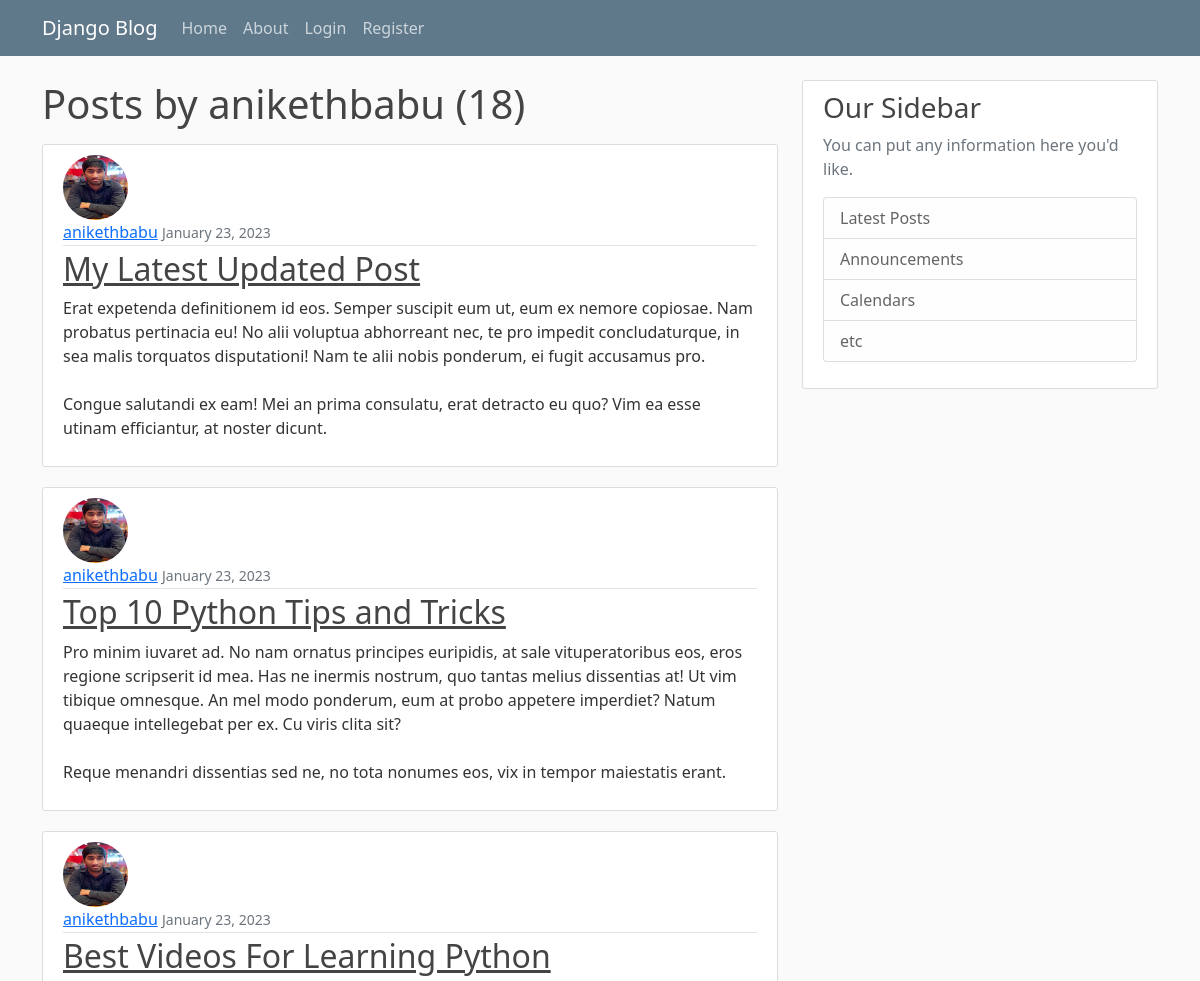
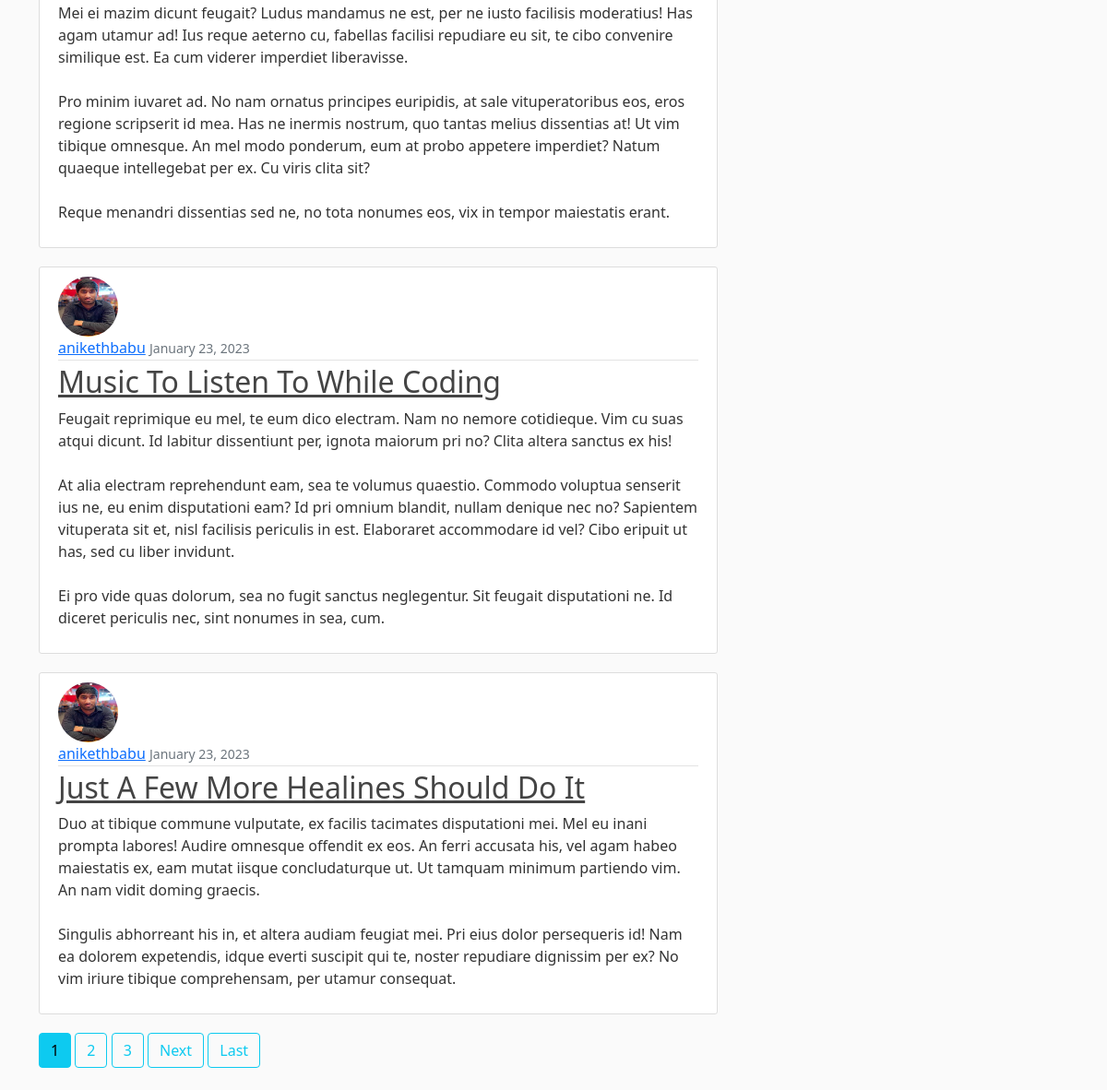
Screenshot of /user/anikethbabu with the database file from the repository (2 pictures, top to bottom).
### blog/models.py (models this page shows, shortened)
class Post(models.Model):
    title = models.CharField(max_length=100)
    content = models.TextField()
    date_posted = models.DateTimeField(default = timezone.now)
    author = models.ForeignKey(User, on_delete = models.CASCADE)

### users/models.py (models this page shows, shortened)
class Profile(models.Model):
    user = models.OneToOneField(User, on_delete=models.CASCADE)
    image = models.ImageField(default='default.jpg', upload_to='profile_pics')

### blog/views.py (the view)
# urls.py: path('user/<str:username>', UserPostListView.as_view(), name='user-posts'),
class UserPostListView(ListView):
    model = Post
    template_name = 'blog/user_posts.html' #<app>/<model>_<viewtype>.html
    context_object_name = 'posts'
    paginate_by = 5
    def get_queryset(self):
        user = get_object_or_404(User, username=self.kwargs.get('username'))
        return Post.objects.filter(author=user).order_by('-date_posted')

### blog/templates/blog/user_posts.html (shortened to what this page needs)
{% extends "blog/base.html"%}
{% block content%}
<h1 class="mb-3">Posts by {{view.kwargs.username}} ({{ page_obj.paginator.count }})</h1>
    {% for post in posts %}
    <article class="media content-section">
        <img class="rounded-circle article-img" src="{{post.author.profile.image.url}}">
        <div class="media-body">
          <div class="article-metadata">
            <a class="mr-2" href="{% url 'user-posts' post.author.username %}">{{ post.author }}</a>
            <small class="text-muted">{{ post.date_posted|date:"F d, Y" }}</small>
          </div>
          <h2><a class="article-title" href="{% url 'post-detail' post.id %}">{{ post.title }}</a></h2>
          <p class="article-content">{{ post.content }}</p>
        </div>
      </article>
    {% endfor%}
    {% if is_paginated %}
      {% for num in page_obj.paginator.page_range %}
        {% if page_obj.number == num %}
          <a class = "btn btn-info mb-4" href="?page={{ num }}">{{ num }}</a>
        {% elif num > page_obj.number|add:'-3' and  num < page_obj.number|add:'3' %}
          <a class = "btn btn-outline-info mb-4" href="?page={{ num }}">{{ num }}</a>
        {% endif %}
      {% endfor %}
      {% if page_obj.has_next %}
        <a class = "btn btn-outline-info mb-4" href="?page={{page_obj.next_page_number}}">Next</a>
        <a class = "btn btn-outline-info mb-4" href="?page={{ page_obj.paginator.num_pages}}">Last</a>
      {% endif %}
    {% endif %}
{% endblock%}

### blog/templates/blog/base.html (shortened to what this page needs)
{% load static %}
<!DOCTYPE html>
<html lang="en">
<head>
 <link href="https://cdn.jsdelivr.net/npm/bootstrap@5.0.2/dist/css/bootstrap.min.css" rel="stylesheet">
 <link rel="stylesheet" href="{% static 'blog/main.css' %}">
</head>
<body>
    <header class="site-header">
        <nav class="navbar navbar-expand-md navbar-dark bg-steel fixed-top">
          <div class="container">
            <a class="navbar-brand mr-4" href="{% url 'blog-home'%}">Django Blog</a>
            <div class="collapse navbar-collapse" id="navbarToggle">
              <div class="navbar-nav mr-auto">
                <a class="nav-item nav-link" href="{% url 'blog-home'%}">Home</a>
                <a class="nav-item nav-link" href="{% url 'blog-about'%}">About</a>
              </div>
              <div class="navbar-nav">
                {% if user.is_authenticated %}
                <a class="nav-item nav-link" href="{% url 'post-create'%}">New Post</a>
                <a class="nav-item nav-link" href="{% url 'profile'%}">Profile</a>
                <a class="nav-item nav-link" href="{% url 'logout'%}">Logout</a>
                {% else %}
                <a class="nav-item nav-link" href="{% url 'login'%}">Login</a>
                <a class="nav-item nav-link" href="{% url 'register'%}">Register</a>
                {% endif %}
              </div>
            </div>
          </div>
        </nav>
      </header>
      <main role="main" class="container">
        <div class="row">
          <div class="col-md-8">
            {% block content %}{% endblock %}
          </div>
          <div class="col-md-4">
            <div class="content-section">
              <h3>Our Sidebar</h3>
              <p class='text-muted'>You can put any information here you'd like.
                <ul class="list-group">
                  <li class="list-group-item list-group-item-light">Latest Posts</li>
                  <li class="list-group-item list-group-item-light">Announcements</li>
                  <li class="list-group-item list-group-item-light">Calendars</li>
                  <li class="list-group-item list-group-item-light">etc</li>
                </ul>
              </p>
            </div>
          </div>
        </div>
      </main>
</body>
</html>

### blog/static/blog/main.css (style rules this page uses)
body { background: #fafafa; color: #333333; margin-top: 5rem; }
h1, h2, h3, h4, h5, h6 { color: #444444; }
ul { margin: 0; }
.bg-steel { background-color: #5f788a; }
.site-header .navbar-nav .nav-link { color: #cbd5db; }
.content-section { background: #ffffff; padding: 10px 20px; border: 1px solid #dddddd; border-radius: 3px; margin-bottom: 20px; }
.article-title { color: #444444; }
.article-content { white-space: pre-line; }
.article-img { height: 65px; width: 65px; margin-right: 16px; }
.article-metadata { padding-bottom: 1px; margin-bottom: 4px; border-bottom: 1px solid #e3e3e3 }

### rows the page displays
Post: author.profile.image (picture), author "anikethbabu", date_posted "January 23, 2023", title "My Latest Updated Post", content "Erat expetenda definitionem id eos. Semper suscipit eum ut, eum ex nemore copiosae. Nam probatus pertinacia eu! No alii voluptua abhorreant nec, te pro impedit concludaturque, in sea malis torquatos disputationi! Nam te alii nobis ponderum, ei fugit accusamus pro. Congue salutandi ex eam! Mei an prima consulatu, erat detracto eu quo? Vim ea esse utinam efficiantur, at noster dicunt."
Post: author.profile.image (picture), author "anikethbabu", date_posted "January 23, 2023", title "Top 10 Python Tips and Tricks", content "Pro minim iuvaret ad. No nam ornatus principes euripidis, at sale vituperatoribus eos, eros regione scripserit id mea. Has ne inermis nostrum, quo tantas melius dissentias at! Ut vim tibique omnesque. An mel modo ponderum, eum at probo appetere imperdiet? Natum quaeque intellegebat per ex. Cu viris clita sit? Reque menandri dissentias sed ne, no tota nonumes eos, vix in tempor maiestatis erant."
Post: author.profile.image (picture), author "anikethbabu", date_posted "January 23, 2023", title "Best Videos For Learning Python", content "Mei ei mazim dicunt feugait? Ludus mandamus ne est, per ne iusto facilisis moderatius! Has agam utamur ad! Ius reque aeterno cu, fabellas facilisi repudiare eu sit, te cibo convenire similique est. Ea cum viderer imperdiet liberavisse. Pro minim iuvaret ad. No nam ornatus principes euripidis, at sale vituperatoribus eos, eros regione scripserit id mea. Has ne inermis nostrum, quo tantas melius dissentias at! Ut vim tibique omnesque. An mel modo ponderum, eum at probo appetere imperdiet? Natum quaeque intellegebat per ex. Cu viris clita sit? Reque menandri dissentias sed ne, no tota nonumes eos, vix in tempor maiestatis erant."
Post: author.profile.image (picture), author "anikethbabu", date_posted "January 23, 2023", title "Music To Listen To While Coding", content "Feugait reprimique eu mel, te eum dico electram. Nam no nemore cotidieque. Vim cu suas atqui dicunt. Id labitur dissentiunt per, ignota maiorum pri no? Clita altera sanctus ex his! At alia electram reprehendunt eam, sea te volumus quaestio. Commodo voluptua senserit ius ne, eu enim disputationi eam? Id pri omnium blandit, nullam denique nec no? Sapientem vituperata sit et, nisl facilisis periculis in est. Elaboraret accommodare id vel? Cibo eripuit ut has, sed cu liber invidunt. Ei pro vide quas dolorum, sea no fugit sanctus neglegentur. Sit feugait disputationi ne. Id diceret periculis nec, sint nonumes in sea, cum."
Post: author.profile.image (picture), author "anikethbabu", date_posted "January 23, 2023", title "Just A Few More Healines Should Do It", content "Duo at tibique commune vulputate, ex facilis tacimates disputationi mei. Mel eu inani prompta labores! Audire omnesque offendit ex eos. An ferri accusata his, vel agam habeo maiestatis ex, eam mutat iisque concludaturque ut. Ut tamquam minimum partiendo vim. An nam vidit doming graecis. Singulis abhorreant his in, et altera audiam feugiat mei. Pri eius dolor persequeris id! Nam ea dolorem expetendis, idque everti suscipit qui te, noster repudiare dignissim per ex? No vim iriure tibique comprehensam, per utamur consequat."

### other values shown
{{ view.kwargs.username }} "anikethbabu"
{{ page_obj.paginator.count }} "18"
{{ num }} "1"
{{ num }} "2" "3"
